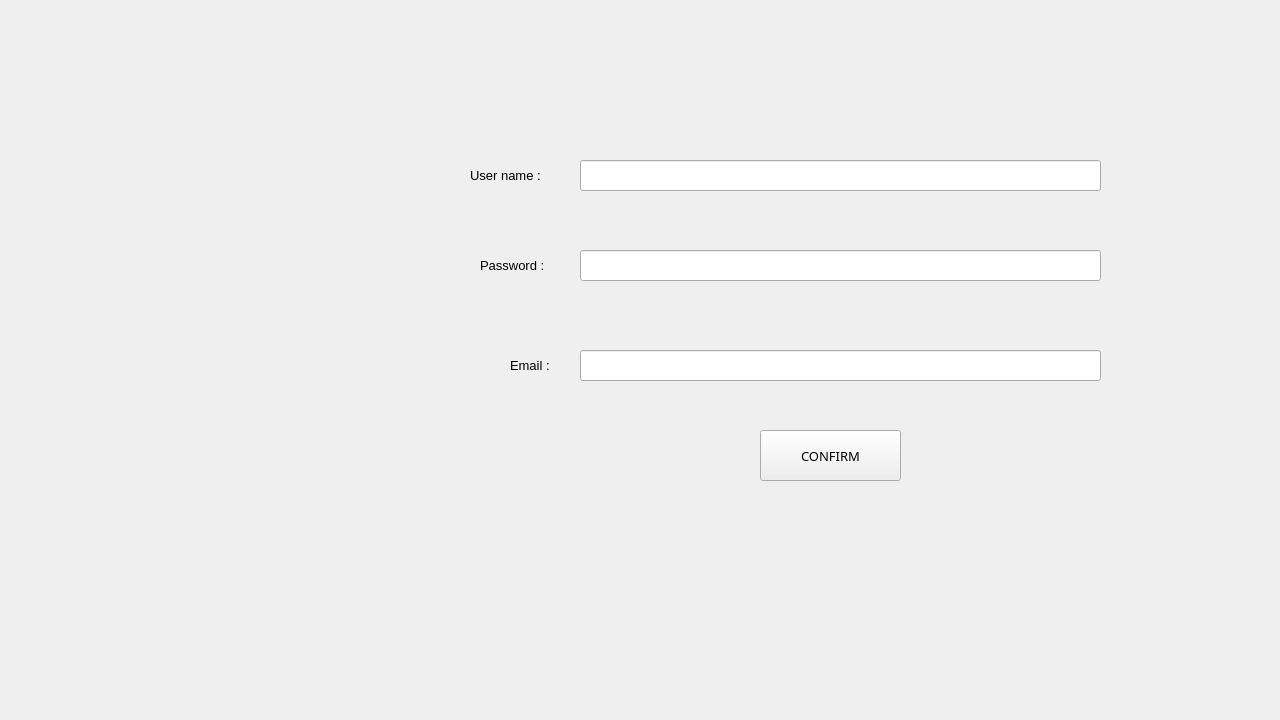
<?xml version="1.0" encoding="UTF-8"?>
<ui version="4.0">
 <class>Form</class>
 <widget class="QWidget" name="Form">
  <property name="geometry">
   <rect>
    <x>0</x>
    <y>0</y>
    <width>1280</width>
    <height>720</height>
   </rect>
  </property>
  <property name="windowTitle">
   <string>Form</string>
  </property>
  <widget class="QLineEdit" name="lineEdit_1">
   <property name="geometry">
    <rect>
     <x>580</x>
     <y>160</y>
     <width>521</width>
     <height>31</height>
    </rect>
   </property>
  </widget>
  <widget class="QLineEdit" name="lineEdit_2">
   <property name="geometry">
    <rect>
     <x>580</x>
     <y>250</y>
     <width>521</width>
     <height>31</height>
    </rect>
   </property>
  </widget>
  <widget class="QLineEdit" name="lineEdit_3">
   <property name="geometry">
    <rect>
     <x>580</x>
     <y>350</y>
     <width>521</width>
     <height>31</height>
    </rect>
   </property>
  </widget>
  <widget class="QPushButton" name="pushButton">
   <property name="geometry">
    <rect>
     <x>760</x>
     <y>430</y>
     <width>141</width>
     <height>51</height>
    </rect>
   </property>
   <property name="font">
    <font>
     <family>Rockwell</family>
     <pointsize>10</pointsize>
    </font>
   </property>
   <property name="cursor">
    <cursorShape>PointingHandCursor</cursorShape>
   </property>
   <property name="acceptDrops">
    <bool>false</bool>
   </property>
   <property name="autoFillBackground">
    <bool>false</bool>
   </property>
   <property name="text">
    <string>CONFIRM</string>
   </property>
  </widget>
  <widget class="QLabel" name="label">
   <property name="geometry">
    <rect>
     <x>470</x>
     <y>160</y>
     <width>111</width>
     <height>31</height>
    </rect>
   </property>
   <property name="font">
    <font>
     <pointsize>10</pointsize>
    </font>
   </property>
   <property name="text">
    <string>User name :</string>
   </property>
  </widget>
  <widget class="QLabel" name="label_2">
   <property name="geometry">
    <rect>
     <x>480</x>
     <y>250</y>
     <width>111</width>
     <height>31</height>
    </rect>
   </property>
   <property name="font">
    <font>
     <pointsize>10</pointsize>
    </font>
   </property>
   <property name="text">
    <string>Password :</string>
   </property>
  </widget>
  <widget class="QLabel" name="label_4">
   <property name="geometry">
    <rect>
     <x>510</x>
     <y>350</y>
     <width>111</width>
     <height>31</height>
    </rect>
   </property>
   <property name="font">
    <font>
     <pointsize>10</pointsize>
    </font>
   </property>
   <property name="text">
    <string>Email :</string>
   </property>
  </widget>
 </widget>
 <resources/>
 <connections/>
</ui>
